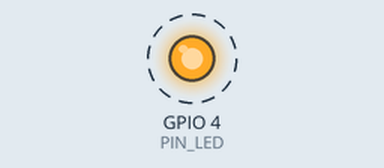
Bench run of a program on a simulated Raspberry Pi (BCM pin numbers). Parts: output pins drawn as LEDs (lit = HIGH). Dashed ring = blinking. What the program prints to the terminal is not drawn. At 20.0 s the program stops and its outputs stay as they are.

Above: at 0.5 s.
Timing chart, 0 to 4.6 s (numbered marks = the images above):
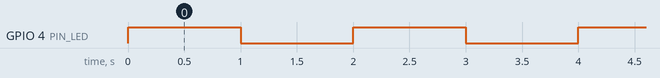

The program:

led_blink.py
```python
import RPi.GPIO as GPIO  #GPIO 모듈 import
import time

PIN_LED = 4             #PIN 번호 설정
GPIO.setmode(GPIO.BCM)  #핀 번호 방식 설정 (GPIO.BOARD or GPIO.BCM)
GPIO.setup(PIN_LED, GPIO.OUT) #핀 모드 설정 (GPIO.OUT or GPIO.IN)

for i in range(10):
    GPIO.output(PIN_LED, GPIO.HIGH) # True, 1
    print("Led on")
    time.sleep(1)       # 초 단위
    GPIO.output(PIN_LED, GPIO.LOW)  # False, 0
    print("Led off")
    time.sleep(1)

GPIO.cleanup()          #GPIO 핀 상태 초기화
```

Measured:
- by itself, GPIO 4 (PIN_LED): alternates HIGH for 1.0 s and LOW for 1.0 s, 20 changes in all, then stays LOW
